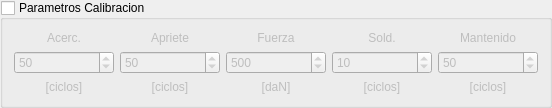
               <widget class="QGroupBox" name="groupBox_4">
                <property name="title">
                 <string>Parametros Calibracion</string>
                </property>
                <property name="checkable">
                 <bool>true</bool>
                </property>
                <property name="checked">
                 <bool>false</bool>
                </property>
                <layout class="QGridLayout" name="gridLayout_7">
                 <item row="0" column="2">
                  <widget class="QLabel" name="lbl_404">
                   <property name="text">
                    <string>Fuerza</string>
                   </property>
                   <property name="alignment">
                    <set>Qt::AlignCenter</set>
                   </property>
                  </widget>
                 </item>
                 <item row="0" column="4">
                  <widget class="QLabel" name="lbl_408">
                   <property name="text">
                    <string>Mantenido</string>
                   </property>
                   <property name="alignment">
                    <set>Qt::AlignCenter</set>
                   </property>
                  </widget>
                 </item>
                 <item row="0" column="3">
                  <widget class="QLabel" name="lbl_406">
                   <property name="text">
                    <string>Sold.</string>
                   </property>
                   <property name="alignment">
                    <set>Qt::AlignCenter</set>
                   </property>
                  </widget>
                 </item>
                 <item row="0" column="1">
                  <widget class="QLabel" name="lbl_402">
                   <property name="text">
                    <string>Apriete</string>
                   </property>
                   <property name="alignment">
                    <set>Qt::AlignCenter</set>
                   </property>
                  </widget>
                 </item>
                 <item row="0" column="0">
                  <widget class="QLabel" name="lbl_400">
                   <property name="text">
                    <string>Acerc.</string>
                   </property>
                   <property name="alignment">
                    <set>Qt::AlignCenter</set>
                   </property>
                  </widget>
                 </item>
                 <item row="1" column="0">
                  <widget class="QSpinBox" name="caja_400">
                   <property name="minimumSize">
                    <size>
                     <width>100</width>
                     <height>0</height>
                    </size>
                   </property>
                   <property name="maximumSize">
                    <size>
                     <width>100</width>
                     <height>16777215</height>
                    </size>
                   </property>
                   <property name="value">
                    <number>50</number>
                   </property>
                  </widget>
                 </item>
                 <item row="1" column="1">
                  <widget class="QSpinBox" name="caja_401">
                   <property name="minimumSize">
                    <size>
                     <width>100</width>
                     <height>0</height>
                    </size>
                   </property>
                   <property name="maximumSize">
                    <size>
                     <width>100</width>
                     <height>16777215</height>
                    </size>
                   </property>
                   <property name="value">
                    <number>50</number>
                   </property>
                  </widget>
                 </item>
                 <item row="2" column="1">
                  <widget class="QLabel" name="lbl_403">
                   <property name="text">
                    <string>[ciclos]</string>
                   </property>
                   <property name="alignment">
                    <set>Qt::AlignCenter</set>
                   </property>
                  </widget>
                 </item>
                 <item row="1" column="3">
                  <widget class="QSpinBox" name="caja_403">
                   <property name="minimumSize">
                    <size>
                     <width>100</width>
                     <height>0</height>
                    </size>
                   </property>
                   <property name="maximumSize">
                    <size>
                     <width>100</width>
                     <height>16777215</height>
                    </size>
                   </property>
                   <property name="value">
                    <number>10</number>
                   </property>
                  </widget>
                 </item>
                 <item row="1" column="2">
                  <widget class="QSpinBox" name="caja_402">
                   <property name="minimumSize">
                    <size>
                     <width>100</width>
                     <height>0</height>
                    </size>
                   </property>
                   <property name="maximumSize">
                    <size>
                     <width>100</width>
                     <height>16777215</height>
                    </size>
                   </property>
                   <property name="maximum">
                    <number>9999</number>
                   </property>
                   <property name="value">
                    <number>500</number>
                   </property>
                  </widget>
                 </item>
                 <item row="1" column="4">
                  <widget class="QSpinBox" name="caja_404">
                   <property name="minimumSize">
                    <size>
                     <width>100</width>
                     <height>0</height>
                    </size>
                   </property>
                   <property name="maximumSize">
                    <size>
                     <width>100</width>
                     <height>16777215</height>
                    </size>
                   </property>
                   <property name="value">
                    <number>50</number>
                   </property>
                  </widget>
                 </item>
                 <item row="2" column="4">
                  <widget class="QLabel" name="lbl_409">
                   <property name="text">
                    <string>[ciclos]</string>
                   </property>
                   <property name="alignment">
                    <set>Qt::AlignCenter</set>
                   </property>
                  </widget>
                 </item>
                 <item row="2" column="3">
                  <widget class="QLabel" name="lbl_407">
                   <property name="text">
                    <string>[ciclos]</string>
                   </property>
                   <property name="alignment">
                    <set>Qt::AlignCenter</set>
                   </property>
                  </widget>
                 </item>
                 <item row="2" column="0">
                  <widget class="QLabel" name="lbl_401">
                   <property name="text">
                    <string>[ciclos]</string>
                   </property>
                   <property name="alignment">
                    <set>Qt::AlignCenter</set>
                   </property>
                  </widget>
                 </item>
                 <item row="2" column="2">
                  <widget class="QLabel" name="lbl_405">
                   <property name="text">
                    <string>[daN]</string>
                   </property>
                   <property name="alignment">
                    <set>Qt::AlignCenter</set>
                   </property>
                  </widget>
                 </item>
                </layout>
               </widget>
